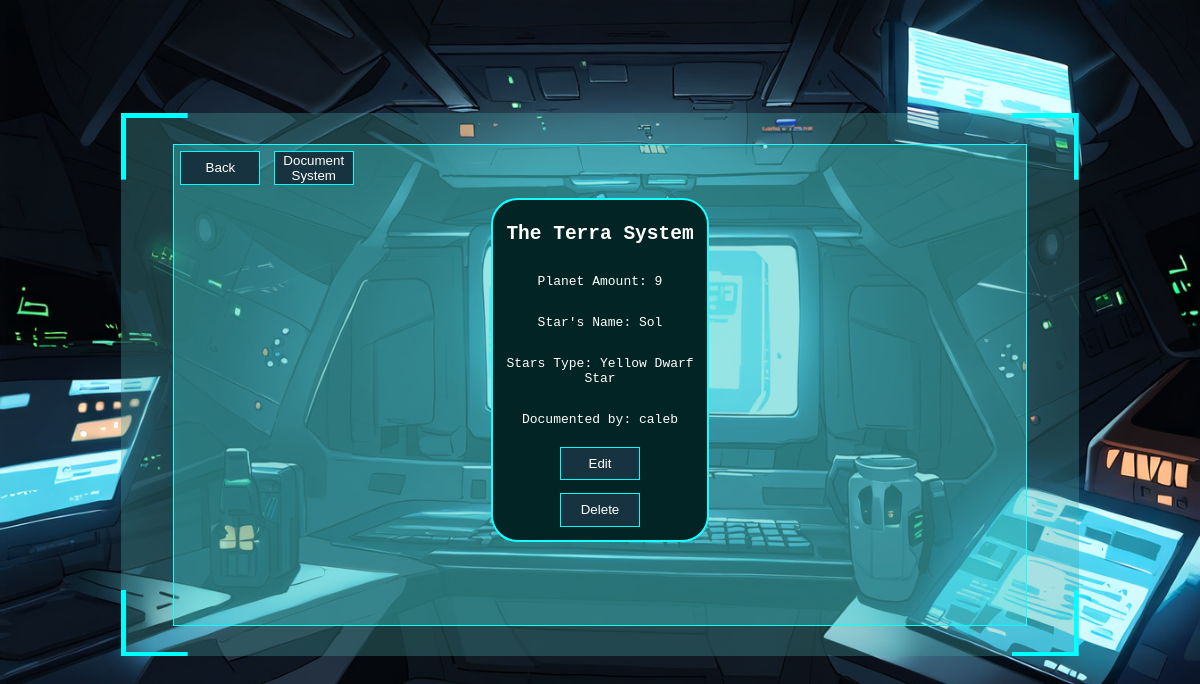
Page /view/systems (signed in) on the earlier database version.
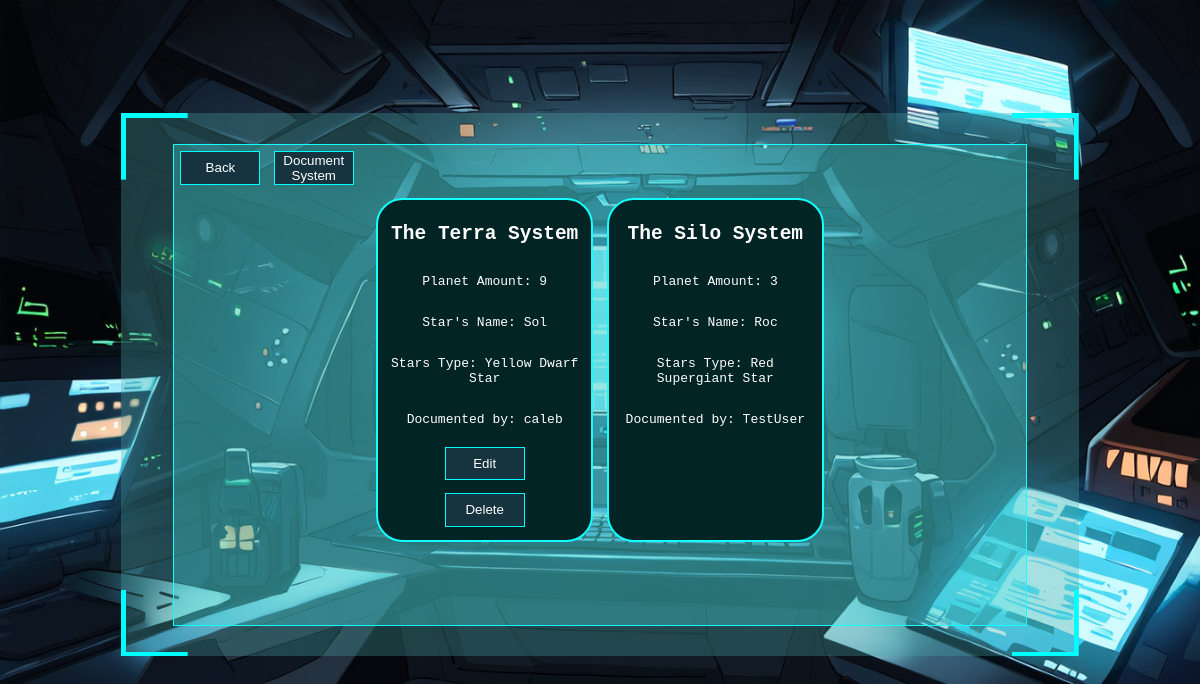
Same page on the later database version.
### app/models.py (models this page shows, shortened)
class SystemChart(models.Model):
    name = models.CharField(max_length=50)
    planet_amount = models.IntegerField()
    star_name = models.CharField(max_length=50, null=True)
    star_type = models.CharField(max_length=50, choices=STARS, null=True)
    documented_by = models.CharField(max_length=50, null=True)

### app/views.py (the view)
# urls.py: path("view/systems", view_systems, name="VIEW_S"),
@login_required(login_url="LOGIN_DOCUMENTER")
def view_systems(request: HttpRequest) -> render:
    systems = SystemChart.objects.all()
    test = set()
    for S in systems:
        test.add(S)
    context: dict = {"test":test}
    return render(request, "view_systems.html", context)

### app/templates/view_systems.html
{% extends "base.html" %}
{% block content %}
<div class="Bruh">
<a href="{% url "CHARTS_D" %}"><button class="HomeButton1">Back</button></a>
<a href="{% url "ADD_S" %}"><button class="HomeButton1">Document System</button></a>
</div>
<div class="Wrap">
{% for I in test %}
<div class="TextBubble4">
    <h2>The {{I.name}} System</h2>
    <div class="Flex">
    <p>Planet Amount: {{I.planet_amount}}</p>
    </div>
    <div class="Flex">
    <p>Star's Name: {{I.star_name}}</p>
    </div>
    <div class="Flex">
        <p>Stars Type: {{I.star_type}}</p>
    </div>
    <div class="Flex">
    <p>Documented by: {{I.documented_by}}</p>
    </div>
    {% if request.user.username == I.documented_by %}
    <div class="Flex">
        <a href="{% url "EDIT_S" I.id %}"><button class="HomeButton1">Edit</button></a>
    </div>
    <div class="Flex">
        <a href="{% url "DELETE_S" I.id %}"><button class="HomeButton1">Delete</button></a>
    </div>
    {% endif %}
</div>
{% endfor %}
</div>
{% endblock content %}

### app/templates/base.html (shortened to what this page needs)
{% load static %}
<!DOCTYPE html>
<html>
    <head>
        <link rel="stylesheet" href="{% static "styles.css" %}">
    </head>
    <body class="silly">
        <br><br><br><br><br><br><br>
        <div class="Outer">
            <div class="Inner">
                {% block content %}{% endblock content %}
            </div>
        </div>
    </body>
</html>

### app/static/styles.css (style rules this page uses)
.silly { background-image: url("images/turned\ off\ computer\ screen\,\ inside\ spaceship\,\ spaceship\ computer\,\ computer\ scree\ s-1144429411.png"); background-size: cover; font-family: monospace; }
.Bruh { display:flex; }
.HomeButton1 { margin: 5pt; background-color: rgb(23, 51, 63); color: white; border: solid 1pt cyan; width: 60pt; height: 25pt; }
.Flex { display: flex; justify-content: center; }
.Outer { --b: 5px; --c: Cyan; --w: 50pt; border: var(--b) solid #0000; --_g: #0000 90deg,var(--c) 0; --_p: var(--w) var(--w) border-box no-repeat; background: conic-gradient(from 90deg at top var(--b) left var(--b),var(--_g)) 0 0 / var(--_p), conic-gradient(from 180deg at top var(--b) right var(--b),var(--_g)) 100% 0 / var(--_p), conic-gradient(from 0deg at bottom var(--b) left var(--b),var(--_g)) 0 100% / var(--_p), conic-gradient(from -90deg at bottom var(--b) right var(--b),var(--_g)) 100% 100% / var(--_p); background-color: rgba(72, 165, 165, 0.322); width: 80%; height: 400pt; margin-left: auto; margin-right: auto; display: flex; align-items: center; }
.Wrap { display: flex; flex-wrap: wrap; justify-content: center; }
.Inner { border: 1px solid rgb(20, 255, 255); background-color: rgba(69, 230, 230, 0.322); width: 90%; height: 90%; margin-left: auto; margin-right: auto; overflow-y:scroll; scrollbar-color: light; }
.TextBubble4 { width: 150pt; text-align: center; border: solid 2pt rgb(20, 255, 255); color: white; margin-left: auto; margin-right: auto; background: rgb(2, 36, 36); padding: 5pt; margin: 5pt; border-radius: 20pt; }

Differences in the rows shown:
added SystemChart: name "Silo", planet_amount "3", star_name "Roc", star_type "Red Supergiant Star", documented_by "TestUser"
